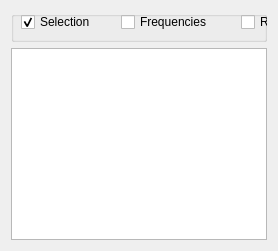
      <widget class="QWidget" name="tab_run">
       <attribute name="icon">
        <iconset>
         <normaloff>../IMG/run-icon.png</normaloff>../IMG/run-icon.png</iconset>
       </attribute>
       <attribute name="title">
        <string>Progress</string>
       </attribute>
       <layout class="QVBoxLayout" name="verticalLayout_3">
        <item>
         <widget class="QGroupBox" name="groupBox_4">
          <property name="title">
           <string/>
          </property>
          <widget class="QCheckBox" name="cbShowHetParams">
           <property name="geometry">
            <rect>
             <x>310</x>
             <y>0</y>
             <width>121</width>
             <height>22</height>
            </rect>
           </property>
           <property name="text">
            <string>Het. params</string>
           </property>
          </widget>
          <widget class="QCheckBox" name="cbShowRates">
           <property name="geometry">
            <rect>
             <x>230</x>
             <y>0</y>
             <width>81</width>
             <height>22</height>
            </rect>
           </property>
           <property name="text">
            <string>Rates</string>
           </property>
          </widget>
          <widget class="QCheckBox" name="cbShowFreqs">
           <property name="geometry">
            <rect>
             <x>110</x>
             <y>0</y>
             <width>121</width>
             <height>22</height>
            </rect>
           </property>
           <property name="text">
            <string>Frequencies</string>
           </property>
          </widget>
          <widget class="QCheckBox" name="cbShowSelection">
           <property name="geometry">
            <rect>
             <x>10</x>
             <y>0</y>
             <width>101</width>
             <height>22</height>
            </rect>
           </property>
           <property name="text">
            <string>Selection</string>
           </property>
           <property name="checked">
            <bool>true</bool>
           </property>
          </widget>
         </widget>
        </item>
        <item>
         <widget class="QTableView" name="tblModels">
          <property name="font">
           <font>
            <family>Courier 10 Pitch</family>
            <pointsize>10</pointsize>
           </font>
          </property>
          <property name="alternatingRowColors">
           <bool>true</bool>
          </property>
          <property name="sortingEnabled">
           <bool>true</bool>
          </property>
         </widget>
        </item>
       </layout>
      </widget>
